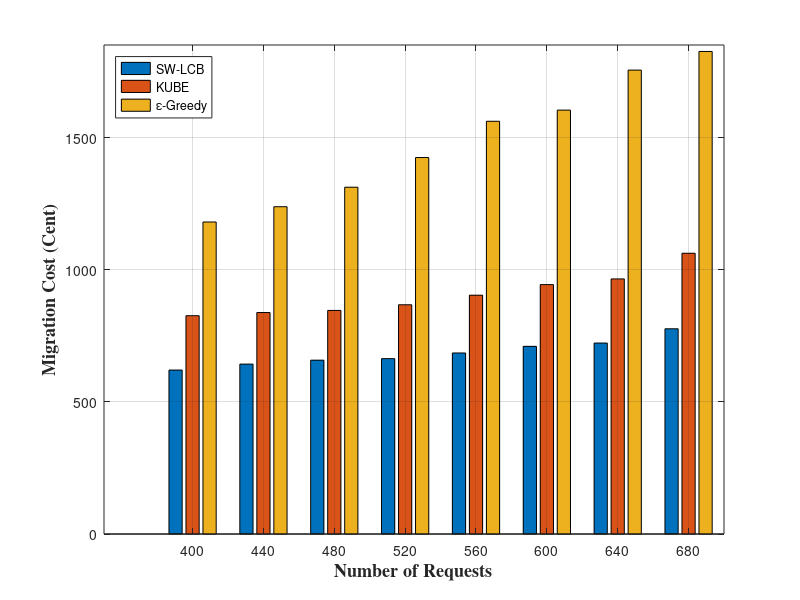

Source code (MATLAB):
close all
clear all

numOfReq = [400, 440, 480, 520,560,600, 640, 680];

% with Tr cost = 22
cmig_MAB = [620.219,642.765, 657.634, 663.532, 684.864, 709.931, 722.419, 776.470];
cmig_kube =[825.905, 837.905, 845.866, 867.306, 903.450, 943.589, 965.046, 1062.129];
%cmig_greedy= [2080.360, 2298.21, 2512.003, 2624.276, 2761.450, 2903.640, 3355.074, 3625.623];
cmig_greedy= [1180.360, 1238.21, 1312.003, 1424.276, 1561.450, 1603.640, 1755.074, 1825.623];

%plotting the bar chart:
figure(1)
cost =[cmig_MAB(:),cmig_kube(:), cmig_greedy(:)];
bar(numOfReq,cost,'grouped')
grid on
xlabel('Number of Requests','fontweight','bold','fontsize',13, 'FontName','times')
ylabel('Migration Cost (Cent)','fontweight','bold','fontsize',13, 'FontName','times')
legend('SW-LCB','KUBE', '\epsilon-Greedy','Location','northwest')
ylim([0, 1850]);

%{
%plotting the line graph:
figure(2)
plot(numOfReq, cmig_MAB, '-bs','LineWidth',2,'MarkerSize',10)
hold on 
plot(numOfReq, cmig_kube, '-rs','LineWidth',2,'MarkerSize',10)
hold on 
plot(numOfReq, cmig_greedy,'-g*' ,'LineWidth',2,'MarkerSize',10)

grid on
xlabel('Number of Requests','fontweight','bold','fontsize',13, 'FontName','times')
ylabel('Migration Cost (Cent)','fontweight','bold','fontsize',13, 'FontName','times')
legend('SW-LCB','SW-LCB Without Optical Grooming', '\epsilon-Greedy With Optical Grooming', '\epsilon-Greedy Without Optical Grooming','Location','northwest')
xlim([400,680])
ylim([0, 2300]);
%}








